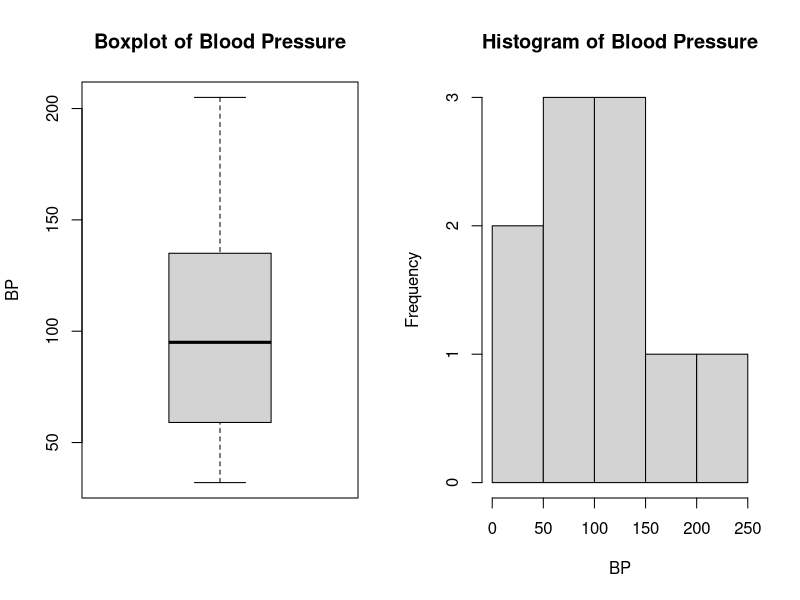
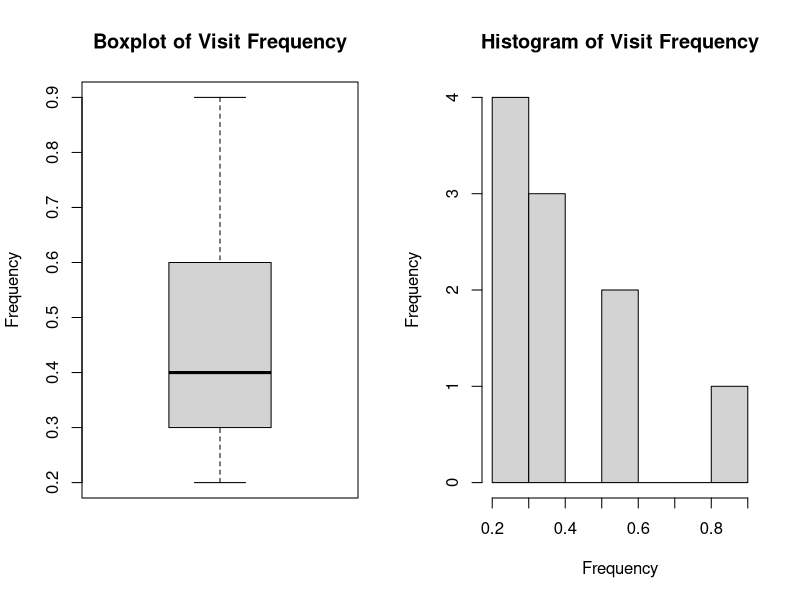

The R script that drew these images, in order:
#Blogger: https://rprogrammingjournalleyaalexander.blogspot.com/2026/02/assignment-4.html


# Variables: freq, bloodp, first, second, finaldecision

Frequency <- c(0.6, 0.3, 0.4, 0.4, 0.2, 0.6, 0.3, 0.4, 0.9, 0.2)
BP        <- c(103, 87, 32, 42, 59, 109, 78, 205, 135, 176)

# first: bad = 1, good = 0, NA stays NA
FirstText <- c("bad","bad","bad","bad","good","good","good","good", NA, "bad")
First     <- ifelse(is.na(FirstText), NA, ifelse(FirstText == "bad", 1, 0))

# second: low = 0, high = 1
SecondText <- c("low","low","high","high","low","low","high","high","high","high")
Second     <- ifelse(SecondText == "high", 1, 0)

# finaldecision: low = 0, high = 1
FinalText <- c("low","high","low","high","low","high","low","high","high","high")
FinalDecision <- ifelse(FinalText == "high", 1, 0)

hospital <- data.frame(
  freq = Frequency,
  bloodp = BP,
  first = First,
  second = Second,
  finaldecision = FinalDecision
)

hospital


par(mfrow = c(1, 2))  # 1 row, 2 plots

boxplot(hospital$bloodp,
        main = "Boxplot of Blood Pressure",
        ylab = "BP")

hist(hospital$bloodp,
     main = "Histogram of Blood Pressure",
     xlab = "BP")


par(mfrow = c(1, 2))

boxplot(hospital$freq,
        main = "Boxplot of Visit Frequency",
        ylab = "Frequency")

hist(hospital$freq,
     main = "Histogram of Visit Frequency",
     xlab = "Frequency")
